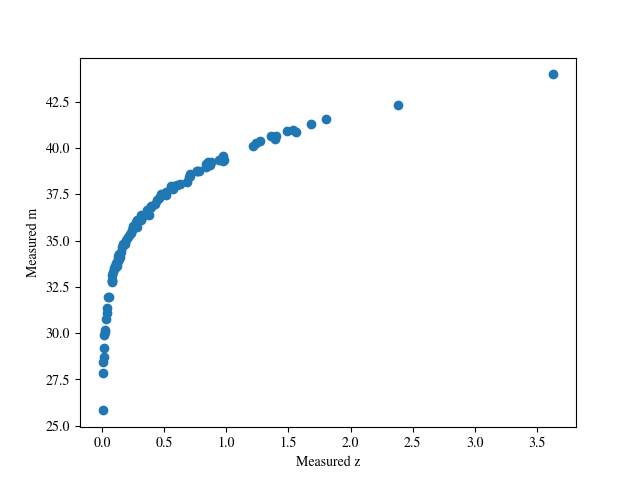

Source code (Python):
from matplotlib import pyplot as plt
import numpy as np
from scipy.integrate import dblquad
from utils import binomial_pmf
import scipy.special as sc
import matplotlib

matplotlib.rcParams['mathtext.fontset'] = 'stix'
matplotlib.rcParams['font.family'] = 'STIXGeneral'

filedata = np.loadtxt("sn_data.txt")
z = filedata[:,0]
m = filedata[:,1]

# Submit a plot of the posterior distribution for the true incidence rate
plt.scatter(z, m)
plt.xlabel("Measured z")
plt.ylabel("Measured m")
plt.savefig("q2.png")

